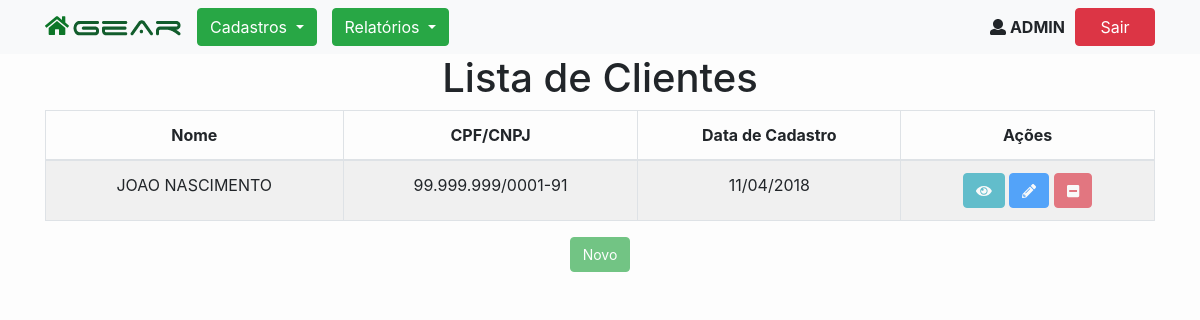
/cliente-lista.php (signed in), run on an earlier commit of the app's database.
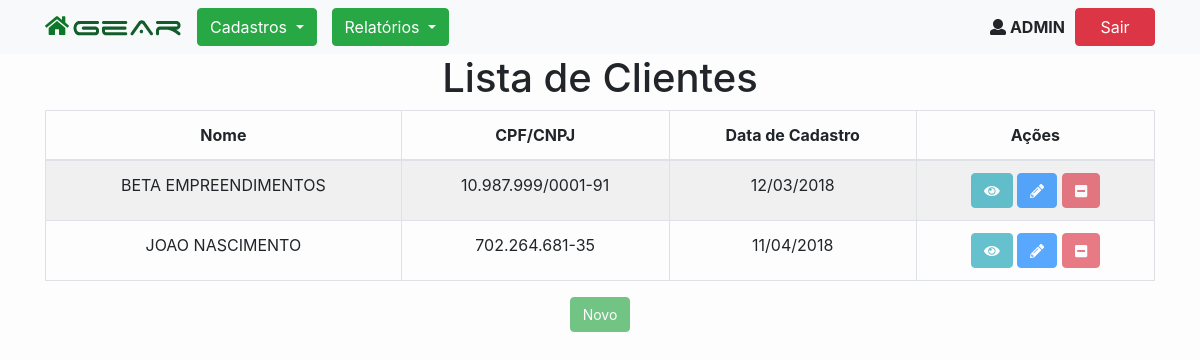
And on a later commit of the database.
### tables this page shows
CREATE TABLE `tb_cliente` (
  `id` bigint(20) NOT NULL AUTO_INCREMENT,
  `data_cadastro` date NOT NULL,
  `data_suspenso` date DEFAULT NULL,
  `nome` varchar(150) NOT NULL,
  `razao_social` varchar(150) DEFAULT NULL,
  `cpf_cnpj` varchar(14) NOT NULL,
  `ie` varchar(14) NOT NULL,
  `logradouro` varchar(100) DEFAULT NULL,
  `numero_endereco` varchar(5) DEFAULT NULL,
  `complemento` varchar(100) DEFAULT NULL,
  `cidade` varchar(60) DEFAULT NULL,
  `estado` varchar(2) DEFAULT NULL,
  `setor` varchar(100) DEFAULT NULL,
  `cep` varchar(8) DEFAULT NULL,
  `telefone_fixo` varchar(11) DEFAULT NULL,
  `telefone_celular` varchar(11) DEFAULT NULL,
  `email` varchar(100) DEFAULT NULL,
  `observacoes` varchar(250) DEFAULT NULL,
  `cnpj_empresa` varchar(14) DEFAULT NULL,
  PRIMARY KEY (`id`)
);

### ClienteBO.php (called while the page is built, shortened)
<?php
require_once'Cliente.php';
class ClienteBO{
    static function findAllActive(){
        $cnpj = $_SESSION['login']['cnpj_empresa'];
        $sql = "SELECT * FROM tb_cliente WHERE cnpj_empresa = :cnpj_empresa ORDER BY nome";
        $DB = db_connect();
        $stmt = $DB->prepare($sql);
        $stmt->bindParam(':cnpj_empresa', $cnpj);
        $stmt->execute();
        return $stmt->fetchAll(PDO::FETCH_CLASS, 'Cliente');
    }
}

### Cliente.php (called while the page is built, shortened)
<?php
class Cliente {
	private $id;
	private $nome;
    public function getId()
    {
        return $this->id;
    }
    public function getNome()
    {
        return $this->nome;
    }
}

### helpers.php (called while the page is built, shortened)
<?php
function estaLogado()
{
    return true;
}
function adminLogado(){
    if($_SESSION['login']['admin'] == true){
        return true;
    }
    return false;
}

### cliente-lista.php (the view, shortened to what this page needs)
<?php
    include('header.php');
    require_once('ClienteBO.php');
    $clientes = ClienteBO::findAllActive();
?>
<div class="container">
    <h1>Lista de Clientes</h1>
  <table class="table-fixed table table-striped table-bordered">
            <thead>
                <tr>
                    <th>Nome</th>
                    <th>CPF/CNPJ</th>
                    <th>Data de Cadastro</th>
                    <th>Ações</th>
                </tr>
            </thead>
            <tbody>
                    <?php foreach ($clientes as $cliente):?>
                    <tr>
                        <td><?=strtoupper($cliente->getNome())?></td>
                        <td><?php if(strlen($cliente->cpf_cnpj) == 14): echo Mask("##.###.###/####-##", $cliente->cpf_cnpj); else: echo Mask("###.###.###-##", $cliente->cpf_cnpj); endif;?></td>
                        <td><?=date_format(date_create($cliente->data_cadastro), 'd/m/Y')?></td>
                        <td>
                            <form action="#" method="post">
                                <button class="tooltip btn btn-info" type="submit" disabled formaction="cliente-form-visualizacao.php?id=<?=$cliente->getId()?>">
                                    <i class="fas fa-eye"></i>
                                </button>
                                <button  disabled class="tooltip btn btn-primary
                                    <?php
                                        if(!adminLogado()):
                                            echo "disabled" ?>" <?php echo "disabled";
                                        endif;?> type="submit" formaction="cliente-form-alteracao.php?id=<?=$cliente->getId()?>">
                                    <i class="fas fa-pencil-alt"></i>
                                </button>
                                <button class="tooltip btn btn-danger
                                    <?php
                                        if(adminLogado()):
                                            echo "disabled" ?>" <?php echo "disabled";
                                        elseif (!adminLogado()):
                                            echo "disabled" ?>" <?php echo "disabled";
                                        endif;?>
                                        type="submit"
                                        onclick="return confirm('Confirma a suspensão deste cliente?')"
                                        formaction="cliente-acao-suspender.php?id=<?=$cliente->getId()?>">
                                    <i class="fas fa-minus-square"></i>
                                </button>
                            </form>
                        </td>
                    </tr>
                <?php endforeach;?>
                 </tbody>
        </table>
    </div>
<div class="container ">
    <button disabled type="button" onclick="window.location.href='cliente-form-cadastro.php';" class="btn btn-success tooltip
    <?php
        if(!adminLogado()):
            echo"disabled";?> " <?php echo"disabled";
        else:
            ?> "
        <?php endif;?> >Novo
    </button>
</div>
<?php include('footer.php')?>

### header.php (shortened to what this page needs)
<?php
require_once('helpers.php');
function Mask($mask,$str){
    $str = str_replace(" ","",$str);
    for($i=0;$i<strlen($str);$i++){
        $mask[strpos($mask,"#")] = $str[$i];
    }
    return $mask;
}
?>
<!DOCTYPE html>
<html>
<head>
    <link rel="stylesheet" type="text/css" href="css/fa-svg-with-js.css"/>
    <link rel="stylesheet" type="text/css" href="css/bootstrap.min.css"/>
    <link rel="stylesheet" type="text/css" href="css/style.css"/>
</head>
<body>
    <div class="navbar navbar-expand-lg navbar-light bg-light">
        <div class="container">
            <div class="navbar-header" >
                <a href="home.php"><i style="color: #0D7628; margin-right: 3px;" class="fas fa-home fa-lg"></i><img src="img/logo_small.png" alt="logo sistema gear"/></a>
            </div>
            <div class="collapse navbar-collapse">
                <ul class="navbar-nav mr-auto">
                    <li class="nav-item active">
                        <div class="dropdown">
                            <button class="btn btn-success btn-home dropdown-toggle" type="button" data-toggle="dropdown" id="dropdownCadastro" aria-haspopup="true" aria-expanded="false">
                                Cadastros
                            </button>
                        </div>
                    </li>
                    <li class="nav-item active">
                        <div class="dropdown">
                            <button class="btn btn-success btn-home dropdown-toggle" type="button" data-toggle="dropdown" id="dropdownCadastro" aria-haspopup="true" aria-expanded="false">
                                Relatórios
                            </button>
                        </div>
                    </li>
                </ul>
                <div><i class="fas fa-user"></i><b> <?php echo strtoupper($_SESSION['login']['usuario']) ?></b></div>
                <form action="logout.php" method="post">
                    <button style="margin-left: 10px;"class="btn btn-danger btn-sair">Sair</button>
                </form>
            </div>
        </div>
    </div>

### footer.php
</body>
</html>

### css/fa-svg-with-js.css (style rules this page uses)
svg:not(:root).svg-inline--fa { overflow: visible; }
.svg-inline--fa { display: inline-block; font-size: inherit; height: 1em; overflow: visible; vertical-align: -.125em; }
.svg-inline--fa.fa-lg { vertical-align: -.225em; }
.svg-inline--fa.fa-w-14 { width: 0.875em; }
.svg-inline--fa.fa-w-16 { width: 1em; }
.svg-inline--fa.fa-w-18 { width: 1.125em; }
.fa-lg { font-size: 1.33333em; line-height: 0.75em; vertical-align: -.0667em; }

### css/style.css (style rules this page uses)
body { text-align: center; background-color: #fdfdfd; }
.btn-sair { width: 80px; }
.btn-home { margin-left: 15px; }
.disabled { cursor: default; }
.tooltip { position: relative; display: inline-block; opacity: 1; }

What changed in the data, as far as the page shows it:
added tb_cliente: nome "BETA EMPREENDIMENTOS", cpf_cnpj "10.987.999/0001-91", data_cadastro "12/03/2018"
changed tb_cliente "JOAO NASCIMENTO": cpf_cnpj "99.999.999/0001-91" → "702.264.681-35"
